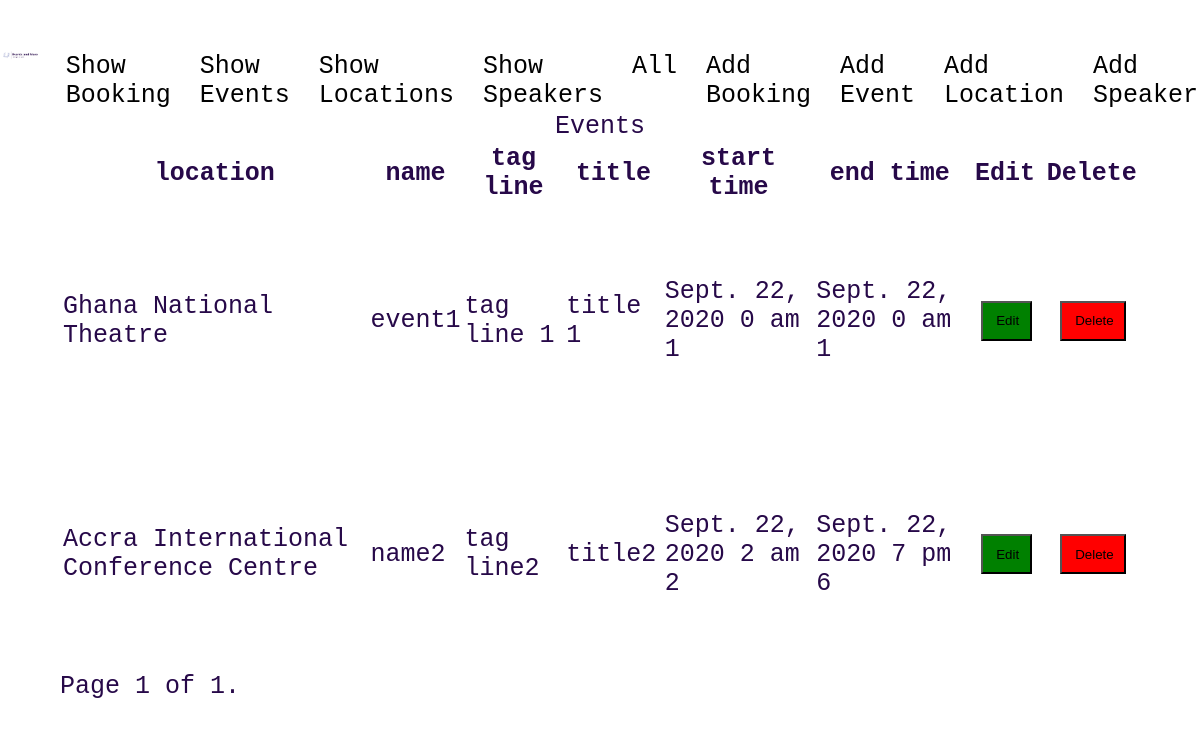
/showEvents/ (signed in), run on the app's committed database.
### booking/models.py (models this page shows, shortened)
class Event(models.Model):
    HOURS=[
    ("0 am","0 am"),
    ("1 am","1 am"),
    ("2 am","2 am"),
    ("3 am","3 am"),
    ("4 am","4 am"),
    ("5 am","5 am"),
    ("6 am","6 am"),
    ("7 am","7 am"),
    ("8 am","8 am"),
    ("9 am","9 am"),
    ("10 am","10 am"),
    ("11 am","11 am"),
    ("1 pm","1 pm"),
    ("2 pm","2 pm"),
    ("3 pm","3 pm"),
    ("4 pm","4 pm"),
    ("5 pm","5 pm"),
    ("6 pm","6 pm"),
    ("7 pm","7 pm"),
    ("8 pm","8 pm"),
    ("9 pm","9 pm"),
    ("10 pm","10 pm"),
    ("11 pm","11 pm"),
     ]
    location=models.ForeignKey(to=Location,  on_delete=models.CASCADE)
    name=models.CharField(max_length=100)
    tag_line=models.CharField(max_length=500)
    title=models.CharField(max_length=100)
    start_date=models.DateField(validators=[MinValueValidator(limit_value=date.today)])
    start_hour=models.CharField(max_length=5,choices=HOURS,blank=True)
    start_minutes=models.PositiveIntegerField(validators=[MaxValueValidator(59)])
    end_date=models.DateField(validators=[MinValueValidator(limit_value=date.today)])
    end_hour=models.CharField(max_length=5,choices=HOURS,blank=True)
    end_minutes=models.PositiveIntegerField(validators=[MaxValueValidator(59)])

class Location(models.Model):
    name=models.CharField(max_length=100)
    city= models.CharField(max_length=100)
    address= models.CharField(max_length=500)
    room_capacity = models.IntegerField()
    def __str__(self):
        return f'{self.name}'

### booking/views.py (the view)
# urls.py: path('showEvents/', views.EventListView.as_view(), name='events'),
@method_decorator(login_required(login_url='/login/'), name='dispatch')
class EventListView(generic.ListView ):
    Model=Event
    queryset=Event.objects.all()
    paginate_by = 25
    template_name="booking/showEvent.html"
    context_object_name = 'events'

### booking/templates/booking/showEvent.html (shortened to what this page needs)
{% extends "base.html" %}
{% load static %}
{% block content %}
{% if events %}
<div id="main-table">
    <table class="show-table">
    <caption>Events</caption>
    <thead>
        <tr>
            <th>location</th>
            <th>name</th>
            <th>tag line</th>
            <th>title</th>
            <th>start time</th>
            <th>end time</th>
            <th>Edit</th>
            <th>Delete</th>
        </tr>
    </thead>
    <tbody>
        {% for event in page_obj %}
        <tr>
            <td>{{event.location }}</td>
            <td>{{event.name}}</td>
            <td>{{event.tag_line}}</td>
            <td>{{event.title}}</td>
            <td>{{event.start_date}} {{event.start_hour}} {{event.start_minutes}} </td>
            <td>{{event.end_date}} {{event.end_hour}} {{event.end_minutes}} </td>
            <th><form action="{% url 'updateEvent' event.id %}" method="get">{% csrf_token %}<input class="edit" type="submit" value="Edit"></form></th>
            <th><form action="{% url 'deleteEvent' event.id %}" method="post">{% csrf_token %}<input class="delete" type="submit" value="Delete"></form></th>
            {% endfor %}
        </tr>
    </tbody>
</table>
<div class="pagination">
    <span class="step-links">
        <span class="current">
            Page {{ page_obj.number }} of {{ page_obj.paginator.num_pages }}.
        </span>
    </span>
</div>
</div>
{% endif %}
{% endblock %}

### booking/static/style.css (style rules this page uses)
body { margin:0; }
#main-table { display: grid; grid-area: main; grid-template-columns: 5vw 30vw 30vw 30vw 5vw; grid-template-rows: 70vh 10vh ; grid-template-areas: "... table table table ..." "... pagination pagination pagination ..."; }
.show-table { grid-area: table; }
.pagination { grid-area:pagination; }
body { color: #270949; font-family: 'Courier New', Courier, monospace; font-size: 25px; }
input { padding: 0.8em; margin: 0.8em; margin-left: 1em; padding-left: 1em; }
.edit { background-color: green; }
.delete { background-color: red; }

### data on the page
Event: location "Ghana National Theatre", name "event1", tag_line "tag line 1", title "title 1", start_date "Sept. 22, 2020", start_hour "0 am", start_minutes "1", end_date "Sept. 22, 2020", end_hour "0 am", end_minutes "1"
Event: location "Accra International Conference Centre", name "name2", tag_line "tag line2", title "title2", start_date "Sept. 22, 2020", start_hour "2 am", start_minutes "2", end_date "Sept. 22, 2020", end_hour "7 pm", end_minutes "6"

### other printed values
{{ page_obj.number }} "1"
{{ page_obj.paginator.num_pages }} "1"
